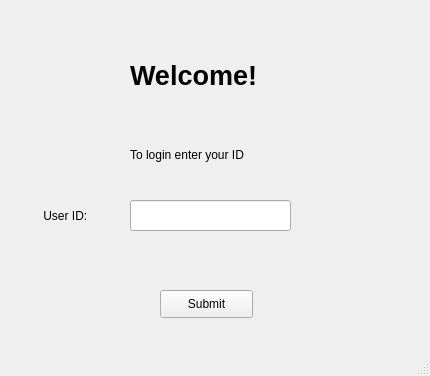
<?xml version="1.0" encoding="UTF-8"?>
<ui version="4.0">
 <class>MainWindow</class>
 <widget class="QMainWindow" name="MainWindow">
  <property name="geometry">
   <rect>
    <x>0</x>
    <y>0</y>
    <width>430</width>
    <height>376</height>
   </rect>
  </property>
  <property name="windowTitle">
   <string>MainWindow</string>
  </property>
  <property name="styleSheet">
   <string notr="true"/>
  </property>
  <widget class="QWidget" name="centralwidget">
   <widget class="QLabel" name="label">
    <property name="geometry">
     <rect>
      <x>130</x>
      <y>130</y>
      <width>211</width>
      <height>51</height>
     </rect>
    </property>
    <property name="text">
     <string>&lt;html&gt;&lt;head/&gt;&lt;body&gt;&lt;p&gt;&lt;span style=&quot; font-size:9pt;&quot;&gt;To login enter your ID&lt;/span&gt;&lt;/p&gt;&lt;/body&gt;&lt;/html&gt;</string>
    </property>
   </widget>
   <widget class="QLineEdit" name="lineEdit">
    <property name="geometry">
     <rect>
      <x>130</x>
      <y>200</y>
      <width>161</width>
      <height>31</height>
     </rect>
    </property>
   </widget>
   <widget class="QLabel" name="label_2">
    <property name="geometry">
     <rect>
      <x>40</x>
      <y>200</y>
      <width>81</width>
      <height>31</height>
     </rect>
    </property>
    <property name="text">
     <string> User ID:</string>
    </property>
   </widget>
   <widget class="QLabel" name="label_3">
    <property name="geometry">
     <rect>
      <x>110</x>
      <y>150</y>
      <width>55</width>
      <height>16</height>
     </rect>
    </property>
    <property name="text">
     <string/>
    </property>
   </widget>
   <widget class="QPushButton" name="pushButton">
    <property name="geometry">
     <rect>
      <x>160</x>
      <y>290</y>
      <width>93</width>
      <height>28</height>
     </rect>
    </property>
    <property name="text">
     <string>Submit</string>
    </property>
   </widget>
   <widget class="QLabel" name="label_4">
    <property name="geometry">
     <rect>
      <x>130</x>
      <y>30</y>
      <width>211</width>
      <height>91</height>
     </rect>
    </property>
    <property name="text">
     <string>&lt;html&gt;&lt;head/&gt;&lt;body&gt;&lt;p&gt;&lt;span style=&quot; font-size:20pt; font-weight:600;&quot;&gt;Welcome!&lt;/span&gt;&lt;/p&gt;&lt;/body&gt;&lt;/html&gt;</string>
    </property>
   </widget>
  </widget>
  <widget class="QMenuBar" name="menubar">
   <property name="geometry">
    <rect>
     <x>0</x>
     <y>0</y>
     <width>430</width>
     <height>26</height>
    </rect>
   </property>
  </widget>
  <widget class="QStatusBar" name="statusbar"/>
 </widget>
 <resources/>
 <connections/>
</ui>
